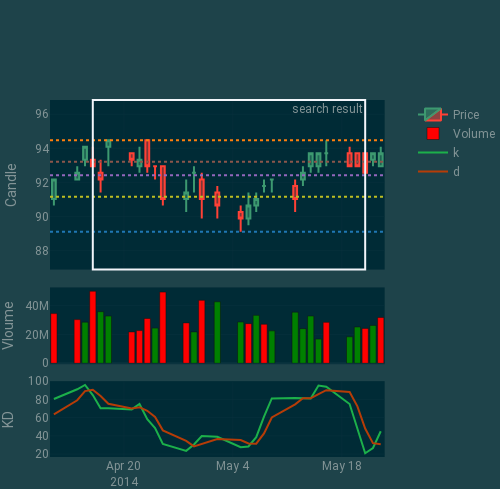

Source (notebook cell):
### Code cell
# 978:1002
f2 = plotly_plot.plot(df, s =1554, e= 1578, step=3)   
f2 # 1554:1578
# 730:754
#1554:1578'
